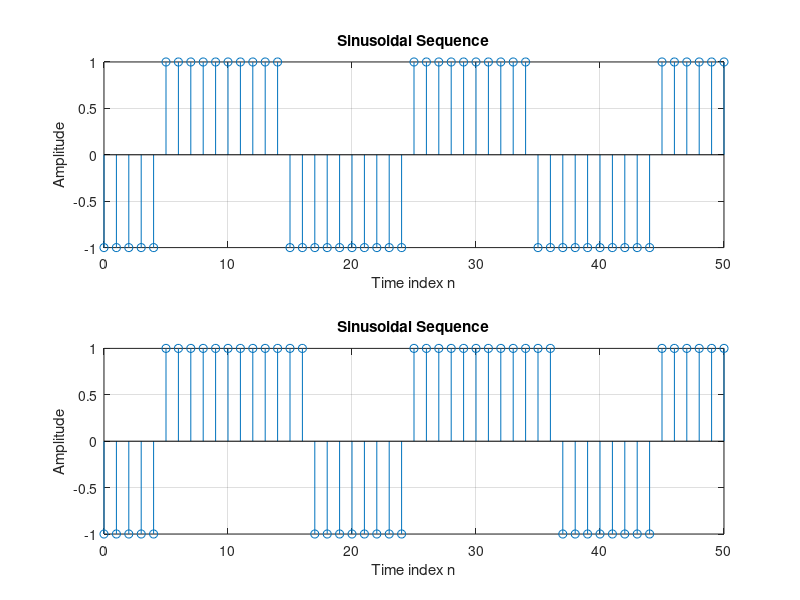

The MATLAB source for this figure:
% Q.41
clf;            % Clear old graph
n = 0:50;   
f = 0.05;            
phase = 0.5*pi;          
A = 1;            
arg = 2*pi*f*n - phase; 
x1 = A*square(arg);
x2 = A*square(arg,60);
subplot(2,1,1);
stem(n,x1);      % Plot the generated sequence

grid; 
title('Sinusoidal Sequence');
xlabel('Time index n');
ylabel('Amplitude');
axis;
subplot(2,1,2);
stem(n,x2);      % Plot the generated sequence

grid; 
title('Sinusoidal Sequence');
xlabel('Time index n');
ylabel('Amplitude');
axis;
